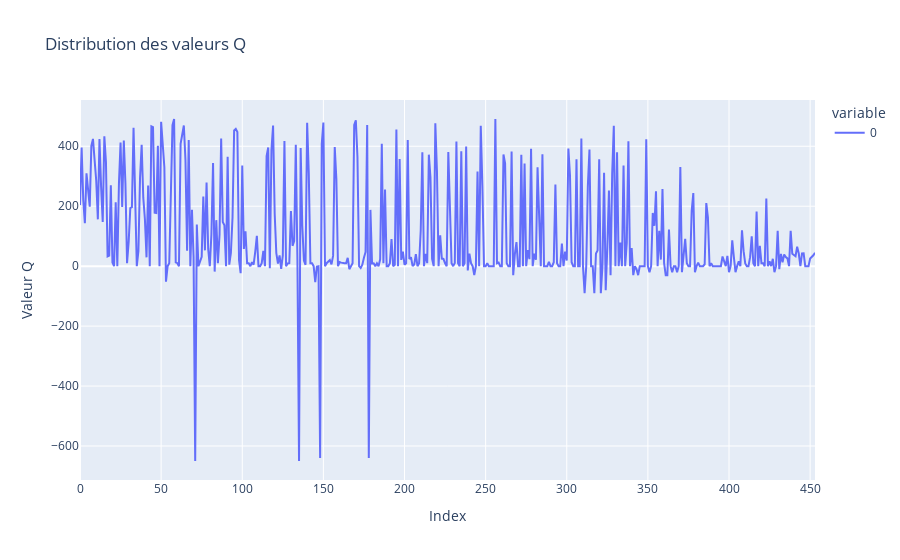

Write notebook code for a chart like this one.
### Code cell
import csv
import plotly.express as px

Q = {}

with open('../data/session12.csv', newline='') as csvfile:
    reader = csv.DictReader(csvfile)
    for row in reader:
        # Convert keys and values properly
        state = eval(row['State'])  # safely parse the string to a tuple
        action = row['Action']
        value = float(row['Q_Value'])
        Q[(state, action)] = value

# Just to visualize the distribution of Q-values
val = list(Q.values())
fig = px.line(val, title="Distribution des valeurs Q").update_layout(
    xaxis_title="Index", yaxis_title="Valeur Q"
)
fig.show()

### Figure 1 — Plotly figure (JSON) as saved in the notebook; plotly's stock layout.template omitted (floating-point values rounded to 4 significant figures; data arrays with more than 128 entries replaced by an {"elided": "..."} marker saying what was removed)
{"data": [{"hovertemplate": "variable=0<br>index=%{x}<br>value=%{y}<extra></extra>", "legendgroup": "0", "line": {"color": "#636efa", "dash": "solid"}, "marker": {"symbol": "circle"}, "mode": "lines", "name": "0", "orientation": "v", "showlegend": true, "type": "scatter", "x": {"elided": "454 int values"}, "xaxis": "x", "y": {"elided": "454 float values"}, "yaxis": "y"}], "layout": {"legend": {"title": {"text": "variable"}, "tracegroupgap": 0}, "title": {"text": "Distribution des valeurs Q"}, "xaxis": {"anchor": "y", "domain": [0, 1], "title": {"text": "Index"}}, "yaxis": {"anchor": "x", "domain": [0, 1], "title": {"text": "Valeur Q"}}}}
